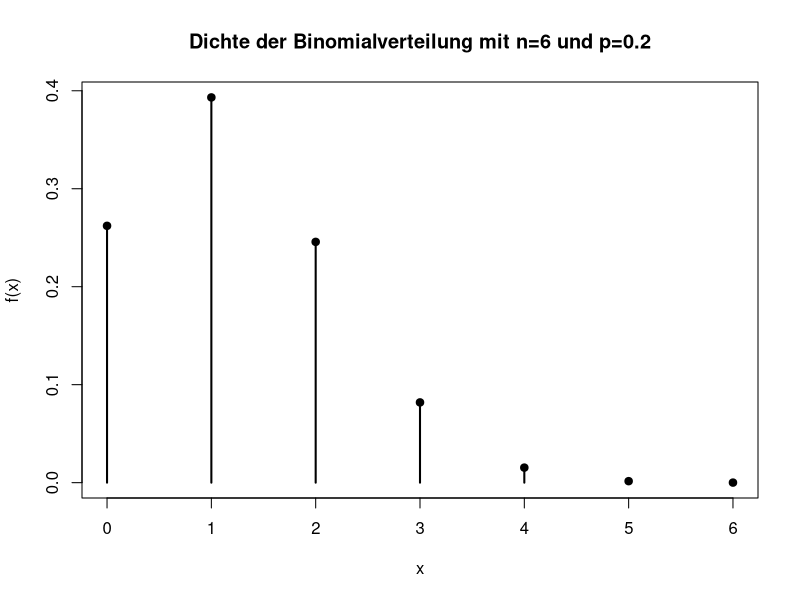
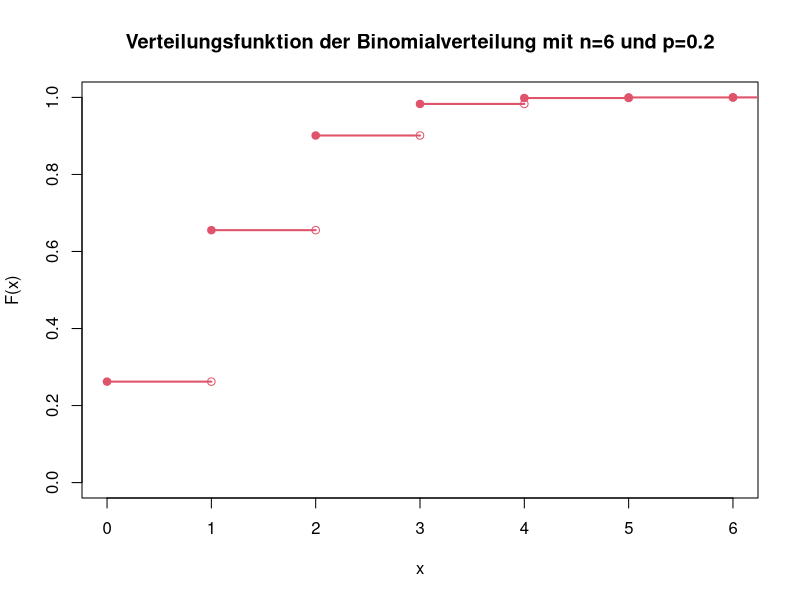

Recreate these plots in R, in order.
## ---- chunk 1
p <- 0.2
n <- 6

x <- 0:n
plot(x, dbinom(x, size=n, prob=p), pch=19, col=1, main=paste0("Dichte der Binomialverteilung mit n=", n, " und p=", p), xlab="x", ylab="f(x)")
for(xi in x){
    lines(c(xi, xi), c(0, dbinom(xi, size=n, prob=p)), lwd=2, col=1)
}
## ---- chunk 2
plot(x, pbinom(x, size=n, prob=p), pch=19, col=2, main=paste0("Verteilungsfunktion der Binomialverteilung mit n=", n, " und p=", p), xlab="x", ylab="F(x)", ylim=c(0,1))
for(xi in x){
    lines(c(xi, xi+1), c(pbinom(xi,n,p), pbinom(xi,n,p)), lwd=2, col=2)
    points(xi+1, pbinom(xi,n,p), col=2)
}
